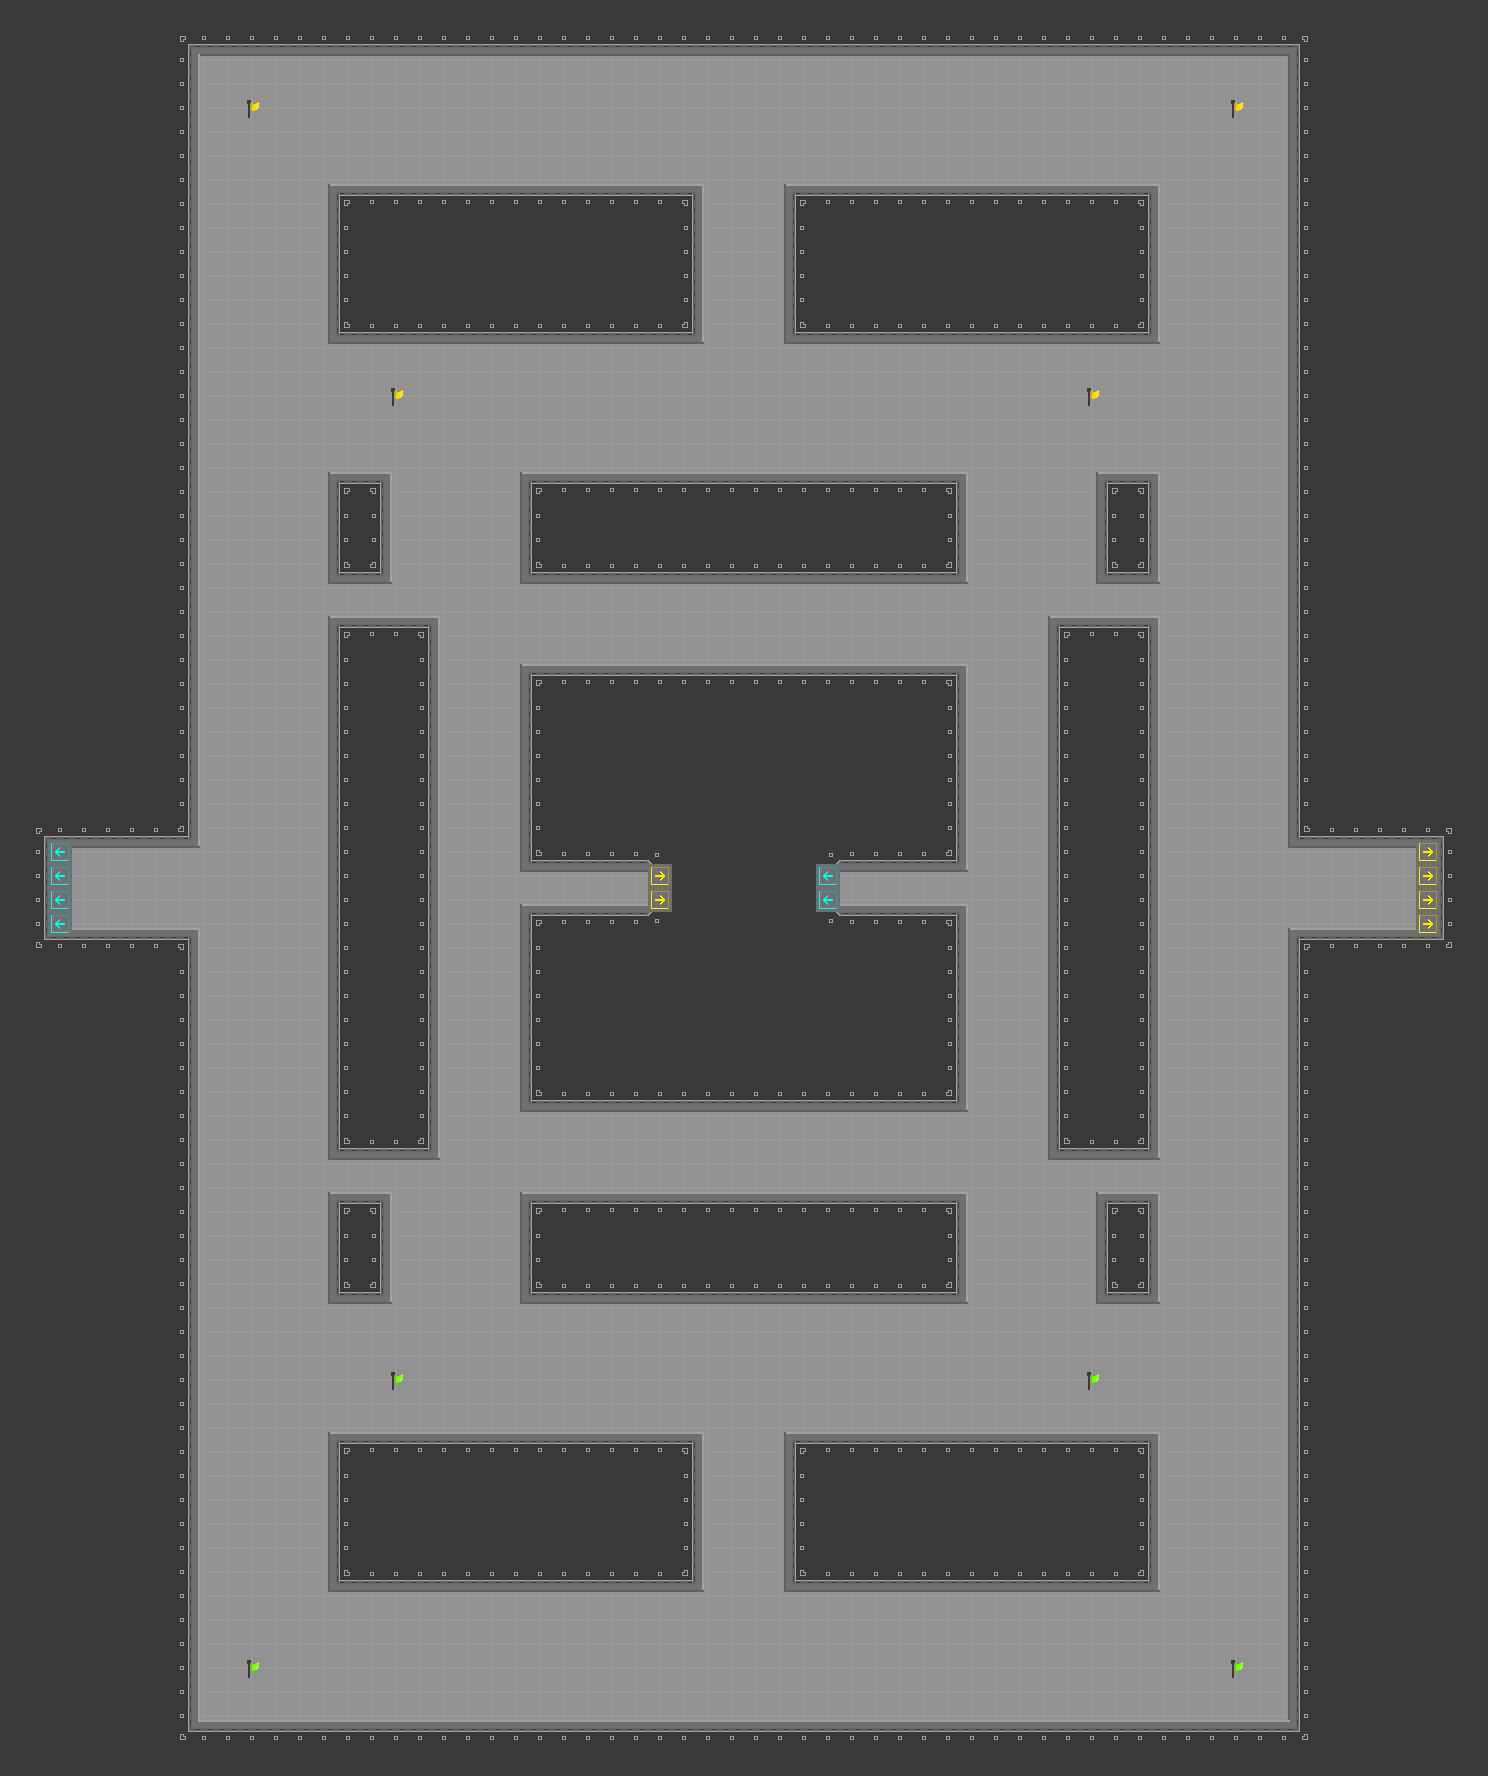

This is a level from a 2D game, rendered from its Tiled map with the project's own tilesets. A one-line summary and the map file follow, with tile-layer data summarised:
An orthogonal 62x74 tile map with 24x24 px tiles, 2 tile layers (Kachelebene 1, Invisible Layer), 4 tilesets.

<map version="1.0" orientation="orthogonal" width="62" height="74" tilewidth="24" tileheight="24">
 <tileset firstgid="1" name="iron_tileset" tilewidth="24" tileheight="24">
  <image source="../iron_tileset.png" width="144" height="432" />
 </tileset>
 <tileset firstgid="109" source="../portal_tileset_2.tsx" />
 <tileset firstgid="117" source="../portal_tileset_4.tsx" />
 <tileset firstgid="125" source="../FlagsTileset.tsx" />
 <layer name="Kachelebene 1" width="62" height="74">
  <data>[4588 cells, 4588 non-empty, 2 distinct tile ids]</data>
 </layer>
 <layer name="Invisible Layer" width="62" height="74">
  <data>[4588 cells, 1523 non-empty, 35 distinct tile ids]</data>
 </layer>
</map>
